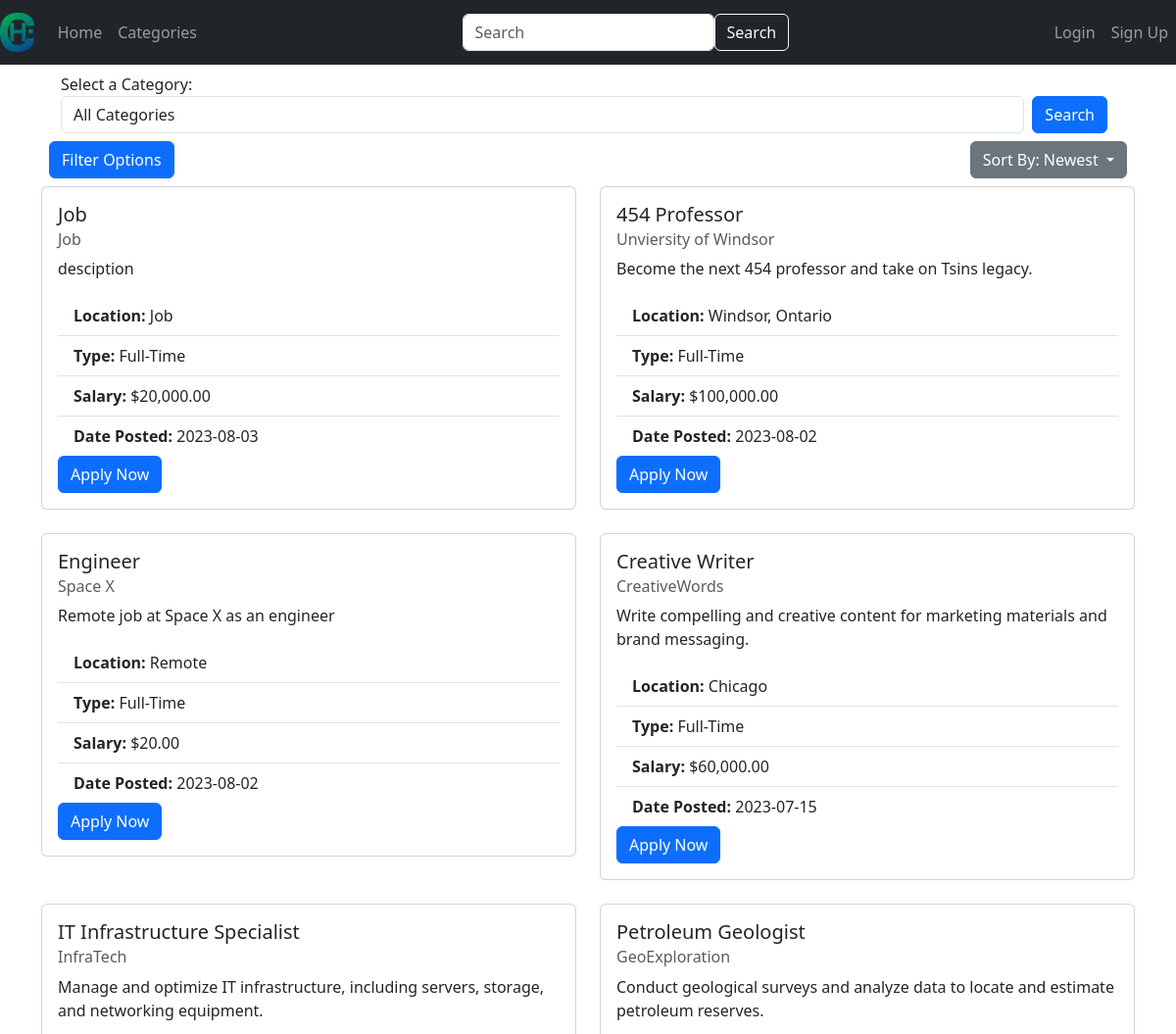
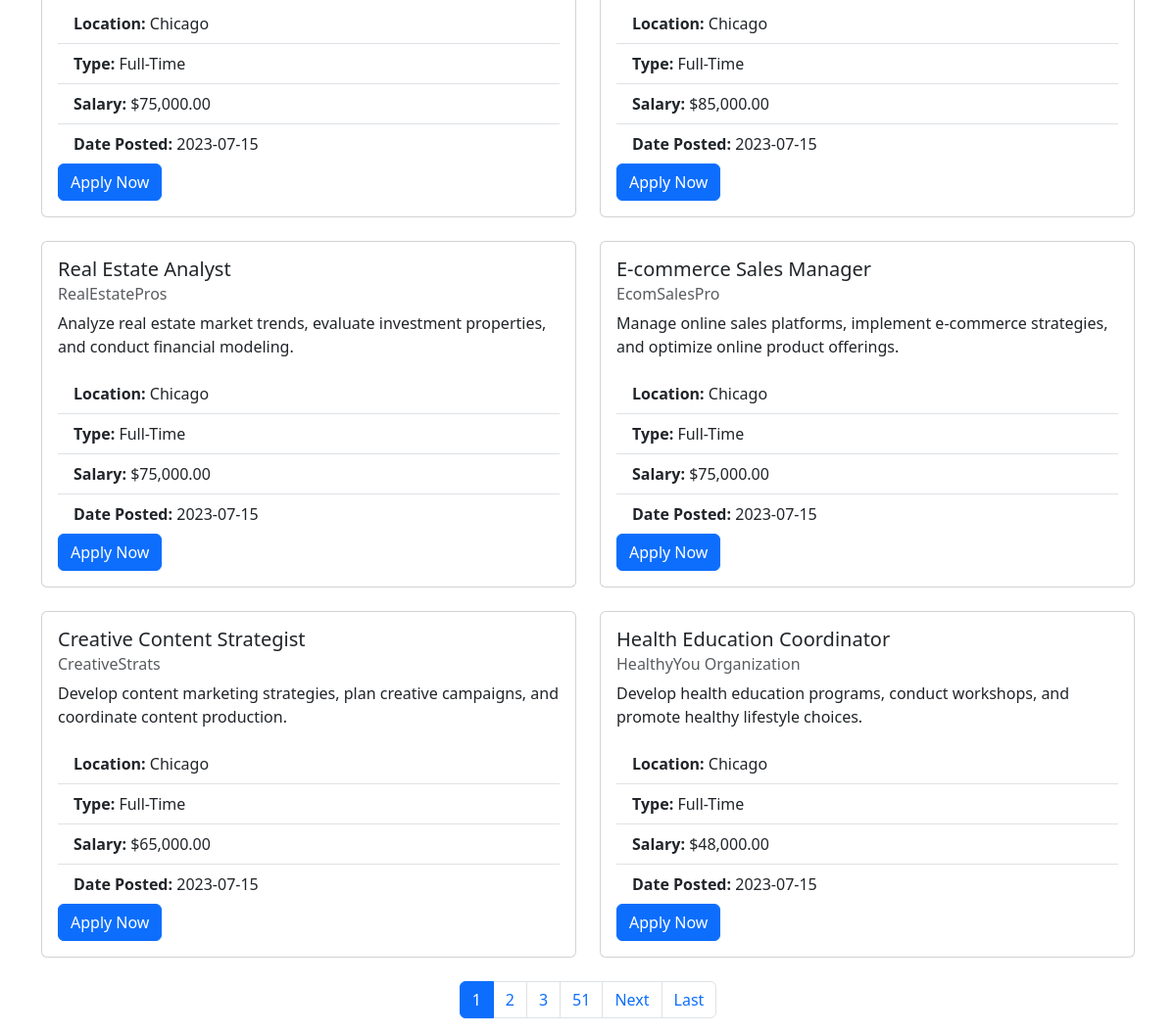
The page /categories on the database its author committed (2 pictures, top to bottom).
### website/models.py (models this page shows)
class JobListing(db.Model):
    job_id = db.Column(db.Integer, primary_key=True)
    title = db.Column(db.String(128))
    company = db.Column(db.String(128))
    salary = db.Column(db.Integer)
    location = db.Column(db.String(128))
    type = db.Column(db.String(128))
    description = db.Column(db.String(32768))
    email = db.Column(db.String(128))
    date_posted = db.Column(db.DateTime(timezone=True), default=func.now())
    category_id = db.Column(db.Integer, db.ForeignKey('job_category.category_id'), nullable=False)
    category = db.relationship('JobCategory', backref=db.backref('job_listings', lazy=True))

### website/views.py (the view)
@views.route('/categories', methods=['GET', 'POST'])
def categories():
    categories = JobCategory.query.all()
    page = request.args.get('page', 1, type=int)
    per_page = PAGE_SIZE
    sort_criteria = request.args.get('sort', 'newest')
    sort = sort_by(sort_criteria)
    selected_category_id = request.args.get('category')
    if selected_category_id == 'None':
        selected_category_id = None
    selected_category_name = None
    if selected_category_id:
        selected_category = JobCategory.query.get(selected_category_id)
        if selected_category:
            selected_category_name = selected_category.category_name
    if selected_category_id:
        job_listings = JobListing.query.filter_by(category_id=selected_category_id)
    else:
        job_listings = JobListing.query
    filters = get_filters()
    job_listings = filter_results(job_listings, filters).order_by(sort).paginate(page=page, per_page=per_page)
    add_email_syntax(job_listings)
    return render_template("categories.html", user=current_user, categories=categories, job_listings=job_listings, selected_category=selected_category_id, selected_category_name=selected_category_name, sort=sort_criteria, filters=filters)

### website/__init__.py (called while the page is built)
def format_salary(value):
    try:
        salary = float(value)
        formatted_salary = "${:,.2f}".format(salary)
        return formatted_salary
    except ValueError:
        return value

### website/views.py (called while the page is built)
def sort_by(sort):
    if sort == 'newest':
        return JobListing.date_posted.desc()
    elif sort == 'oldest':
        return JobListing.date_posted.asc()
    elif sort == 'most_money':
        return JobListing.salary.desc()
    elif sort == 'least_money':
        return JobListing.salary.asc()
    else:
        return JobListing.date_posted.desc()

def filter_results(query, filters):
    if filters['min_salary']:
        query = query.filter(JobListing.salary >= filters['min_salary'])
    if filters['max_salary']:
        query = query.filter(JobListing.salary <= filters['max_salary'])
    if filters['posted_after']:
        query = query.filter(JobListing.date_posted >= filters['posted_after'])
    if filters['posted_before']:
        query = query.filter(JobListing.date_posted <= filters['posted_before'])
    if filters['job_type_filter']:
        query = query.filter(JobListing.type == filters['job_type_filter'])
    return query

def add_email_syntax(job_listings):
    if job_listings == None:
    	return None
    for job in job_listings.items:
        job.emailtitle = quote(job.title)
        job.emailcompany = quote(job.company)

### website/templates/categories.html (shortened to what this page needs)
{% extends "base.html" %}
{% block content %}
<div class="m-2 align-items-center">
  <div class="container">
    <form method="GET">
      <div class="form-group">
        <label for="categorySelect">Select a Category:</label>
        <div class="d-flex">
          <select class="form-control" id="categorySelect" name="category">
            <option value="">All Categories</option>
          </select>
          <button type="submit" class="btn btn-primary mx-2">Search</button>
        </div>
      </div>
    </form>
  </div>
  <div class="mt-2 d-flex justify-content-between">
    <button class="btn btn-primary d-flex justify-content-start" type="button" data-toggle="collapse" data-target="#filterCollapse" aria-expanded="false" aria-controls="filterCollapse">
      Filter Options
    </button>
    <div class="d-flex justify-content-end">
      <div class="dropdown">
        <button class="btn btn-secondary dropdown-toggle" type="button" id="sortDropdown" data-toggle="dropdown" aria-haspopup="true" aria-expanded="false">
          {% if sort == 'most_money' %}
            Sort By: Highest Salary
          {% elif sort == 'least_money' %}
            Sort By: Lowest Salary
          {% elif sort %}
            Sort By: {{ sort|capitalize }}
          {% else %}
            Sort By: Newest
          {% endif %}
        </button>
      </div>
    </div>
  </div>
</div>
<div class="row mt-2">
  {% for job in job_listings.items %}
    <div class="col-md-6 mb-4">
      <div class="card">
        <div class="card-body">
          <h5 class="card-title">{{ job.title }}</h5>
          <h6 class="card-subtitle mb-2 text-muted">{{ job.company }}</h6>
          <p class="card-text">{{ job.description }}</p>
          <ul class="list-group list-group-flush">
            <li class="list-group-item"><strong>Location:</strong> {{ job.location }}</li>
            <li class="list-group-item"><strong>Type:</strong> {{ job.type }}</li>
            <li class="list-group-item"><strong>Salary:</strong> {{ job.salary | format_salary }}</li>
            <li class="list-group-item"><strong>Date Posted:</strong> {{ job.date_posted.strftime('%Y-%m-%d') }}</li>
          </ul>
          {% if current_user.is_authenticated %}
            <a href="mailto:{{ job.email }}?subject=Job%20Application%20-%20{{ job.emailtitle }}&body=Dear%20Hiring%20Manager,%0D%0A%0D%0AI%20would%20like%20to%20apply%20for%20the%20{{ job.emailtitle }}%20position%20at%20{{ job.emailcompany }}.%20Please%20find%20my%20resume%20attached.%0D%0A%0D%0AThank%20you,%0D%0A{{ current_user.first_name if current_user.first_name else 'Your%20Name' }}" class="btn btn-primary">Apply Now</a>
          {% else %}
            <a href="mailto:{{ job.email }}?subject=Job%20Application%20-%20{{ job.emailtitle }}&body=Dear%20Hiring%20Manager,%0D%0A%0D%0AI%20would%20like%20to%20apply%20for%20the%20{{ job.emailtitle }}%20position%20at%20{{ job.emailcompany }}.%20Please%20find%20my%20resume%20attached.%0D%0A%0D%0AThank%20you,%0D%0AYour%20Name" class="btn btn-primary">Apply Now</a>
          {% endif %}
        </div>
      </div>
    </div>
  {% endfor %}
</div>
<nav aria-label="Page navigation">
  <ul class="pagination justify-content-center">
    {% for num in job_listings.iter_pages(left_edge=1, right_edge=1, left_current=1, right_current=2) %}
      {% if num %}
        {% if num != job_listings.page %}
          <li class="page-item"><a class="page-link" href="?category={{ selected_category|default('') }}&min_salary={{ filters.min_salary|default('') }}&max_salary={{ filters.max_salary|default('') }}&posted_after={{ filters.posted_after|default('') }}&posted_before={{ filters.posted_before|default('') }}&job_type_filter={{ filters.job_type_filter|default('') }}&page={{ num }}">{{ num }}</a></li>
        {% else %}
          <li class="page-item active" aria-current="page"><span class="page-link">{{ num }}</span></li>
        {% endif %}
      {% endif %}
    {% endfor %}
    {% if job_listings.has_next %}
      <li class="page-item"><a class="page-link" href="?category={{ selected_category|default('') }}&min_salary={{ filters.min_salary|default('') }}&max_salary={{ filters.max_salary|default('') }}&posted_after={{ filters.posted_after|default('') }}&posted_before={{ filters.posted_before|default('') }}&job_type_filter={{ filters.job_type_filter|default('') }}&page={{ job_listings.next_num }}">Next</a></li>
      <li class="page-item"><a class="page-link" href="?category={{ selected_category|default('') }}&min_salary={{ filters.min_salary|default('') }}&max_salary={{ filters.max_salary|default('') }}&posted_after={{ filters.posted_after|default('') }}&posted_before={{ filters.posted_before|default('') }}&job_type_filter={{ filters.job_type_filter|default('') }}&page={{ job_listings.pages }}">Last</a></li>
    {% endif %}
  </ul>
</nav>
{% endblock %}

### rows shown on the page
JobListing: title "Job", company "Job", description "desciption", location "Job", type "Full-Time", salary "$20,000.00", date_posted "2023-08-03"
JobListing: title "454 Professor", company "Unviersity of Windsor", description "Become the next 454 professor and take on Tsins legacy.", location "Windsor, Ontario", type "Full-Time", salary "$100,000.00", date_posted "2023-08-02"
JobListing: title "Engineer", company "Space X", description "Remote job at Space X as an engineer", location "Remote", type "Full-Time", salary "$20.00", date_posted "2023-08-02"
JobListing: title "Creative Writer", company "CreativeWords", description "Write compelling and creative content for marketing materials and brand messaging.", location "Chicago", type "Full-Time", salary "$60,000.00", date_posted "2023-07-15"
JobListing: title "IT Infrastructure Specialist", company "InfraTech", description "Manage and optimize IT infrastructure, including servers, storage, and networking equipment.", location "Chicago", type "Full-Time", salary "$75,000.00", date_posted "2023-07-15"
JobListing: title "Petroleum Geologist", company "GeoExploration", description "Conduct geological surveys and analyze data to locate and estimate petroleum reserves.", location "Chicago", type "Full-Time", salary "$85,000.00", date_posted "2023-07-15"
JobListing: title "Real Estate Analyst", company "RealEstatePros", description "Analyze real estate market trends, evaluate investment properties, and conduct financial modeling.", location "Chicago", type "Full-Time", salary "$75,000.00", date_posted "2023-07-15"
JobListing: title "E-commerce Sales Manager", company "EcomSalesPro", description "Manage online sales platforms, implement e-commerce strategies, and optimize online product offerings.", location "Chicago", type "Full-Time", salary "$75,000.00", date_posted "2023-07-15"
JobListing: title "Creative Content Strategist", company "CreativeStrats", description "Develop content marketing strategies, plan creative campaigns, and coordinate content production.", location "Chicago", type "Full-Time", salary "$65,000.00", date_posted "2023-07-15"
JobListing: title "Health Education Coordinator", company "HealthyYou Organization", description "Develop health education programs, conduct workshops, and promote healthy lifestyle choices.", location "Chicago", type "Full-Time", salary "$48,000.00", date_posted "2023-07-15"

### other values the page prints
{{ sort|capitalize }} "Newest"
{{ num }} "1"
{{ num }} "2" "3" "51"
